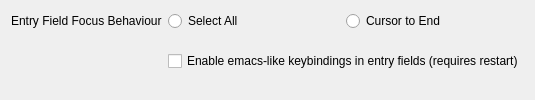
     <widget class="QWidget" name="interface_tab">
      <attribute name="title">
       <string>Interface Settings</string>
      </attribute>
      <layout class="QFormLayout" name="interface_form_layout">
       <property name="verticalSpacing">
        <number>20</number>
       </property>
       <item row="1" column="1">
        <layout class="QHBoxLayout" name="horizontalLayout">
         <item>
          <widget class="QRadioButton" name="interface_entry_focus_select">
           <property name="text">
            <string>Select All</string>
           </property>
           <attribute name="buttonGroup">
            <string notr="true">buttonGroupInterfaceEntrySelect</string>
           </attribute>
          </widget>
         </item>
         <item>
          <widget class="QRadioButton" name="interface_entry_focus_end">
           <property name="text">
            <string>Cursor to End</string>
           </property>
           <attribute name="buttonGroup">
            <string notr="true">buttonGroupInterfaceEntrySelect</string>
           </attribute>
          </widget>
         </item>
        </layout>
       </item>
       <item row="2" column="1">
        <widget class="QCheckBox" name="interface_checkbox_emacs">
         <property name="text">
          <string>Enable emacs-like keybindings in entry fields (requires restart)</string>
         </property>
         <attribute name="buttonGroup">
          <string notr="true">buttonGroupInterfaceEntrySelect</string>
         </attribute>
        </widget>
       </item>
       <item row="1" column="0">
        <widget class="QLabel" name="label_23">
         <property name="text">
          <string>Entry Field Focus Behaviour</string>
         </property>
        </widget>
       </item>
      </layout>
     </widget>
